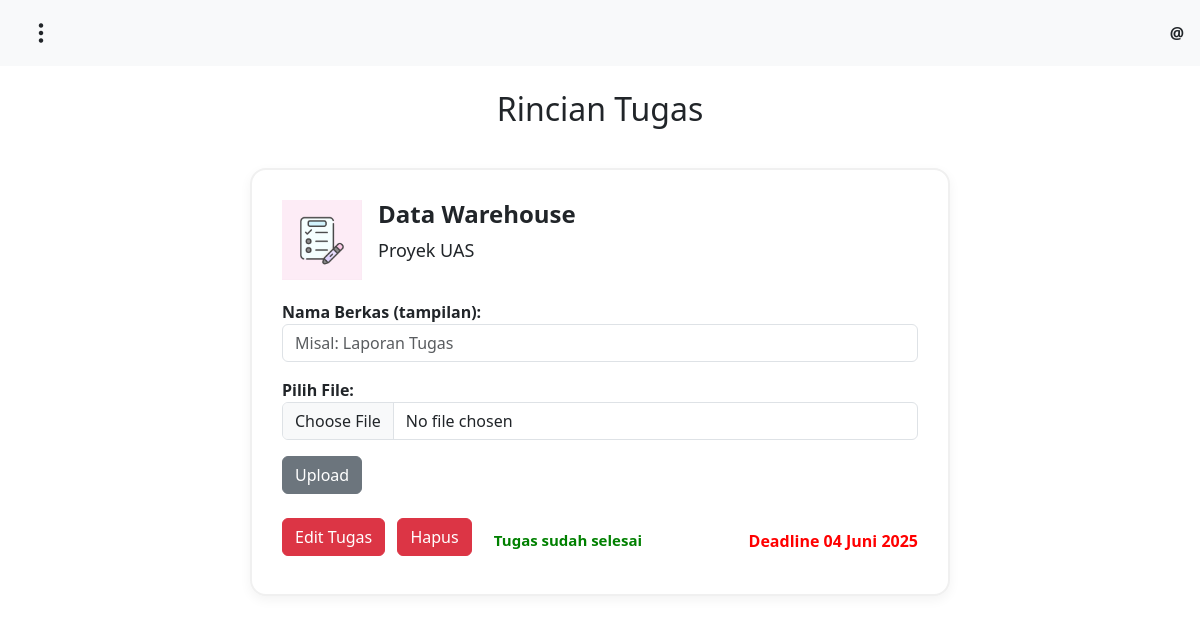
Page /rinciantugas.php?id=22 on the committed database.
### tables this page shows
CREATE TABLE `tugas` (
  `id_tugas` int(11) NOT NULL,
  `id_user` int(11) NOT NULL,
  `judul` varchar(100) NOT NULL,
  `deskripsi` text NOT NULL,
  `status` enum('Belum Selesai','Selesai') NOT NULL DEFAULT 'Belum Selesai',
  `tenggat_waktu` datetime NOT NULL,
  `dibuat_pada` datetime NOT NULL DEFAULT current_timestamp()
);

### functions.php (called while the page is built, shortened)
<?php
function formatTanggalIndo($tanggal) {
    $bulanIndo = [1 => 'Januari', 2 => 'Februari', 3 => 'Maret', 4 => 'April', 5 => 'Mei',
                  6 => 'Juni', 7 => 'Juli', 8 => 'Agustus', 9 => 'September',
                  10 => 'Oktober', 11 => 'November', 12 => 'Desember'];
    $tanggal = explode(' ', $tanggal)[0];
    $pecah = explode('-', $tanggal);
    $tahun = $pecah[0];
    $bulan = (int)$pecah[1];
    $hari = $pecah[2];
    return $hari . ' ' . $bulanIndo[$bulan] . ' ' . $tahun;
}
?>

### rinciantugas.php (the view, shortened to what this page needs)
<?php
include 'functions.php';
$id_tugas = $_GET['id'];
$query = mysqli_query($conn, "SELECT * FROM tugas WHERE id_tugas = $id_tugas");
$tugas = mysqli_fetch_assoc($query);
$daftar_berkas = [];
?>
<!DOCTYPE html>
<html lang="id">
<head>
  <link href="https://cdn.jsdelivr.net/npm/bootstrap@5.3.3/dist/css/bootstrap.min.css" rel="stylesheet"/>
  <link href="https://cdn.jsdelivr.net/npm/bootstrap-icons@1.10.5/font/bootstrap-icons.css" rel="stylesheet">
  <link rel="stylesheet" href="style.css">
</head>
<body>
  <nav class="navbar navbar-expand-lg bg-light px-3 justify-content-between">
    <button class="btn text-dark me-3" type="button" data-bs-toggle="offcanvas" data-bs-target="#sidebarMenu">
      <i class="bi bi-three-dots-vertical fs-4"></i>
    </button>
    <div class="d-flex align-items-center ms-3">
      <span class="ms-2"><b>@<?= $_SESSION['username'] ?></b></span>
    </div>
  </nav>
  <h2 class="text-center mt-4">Rincian Tugas</h2>
  <div class="task-details-box">
    <div class="d-flex align-items-center mb-3">
          <img src="Icon.jpeg" width="80" class="me-3" alt="Icon">
          <div>
              <h4><b><?= htmlspecialchars($tugas['judul']); ?></b></h4>
              <p style="font-size: 18px;"><?= htmlspecialchars($tugas['deskripsi']); ?></p>
          </div>
      </div>
    <?php if (empty($daftar_berkas)): ?>
      <form action="uploadberkas.php" method="POST" enctype="multipart/form-data" style="max-width: 700px; margin: 20px auto;">
        <div class="mb-3">
            <label for="nama_berkas" style="font-weight: 600">Nama Berkas (tampilan):</label>
            <input type="text" name="nama_berkas" id="nama_berkas" class="form-control" placeholder="Misal: Laporan Tugas" required>
        </div>
        <div class="mb-3">
            <label for="file_berkas" style="font-weight: 600">Pilih File:</label>
            <input type="file" name="file_berkas" id="file_berkas" class="form-control" required>
        </div>
        <button type="submit" class="btn btn-secondary">Upload</button>
      </form>
    <?php endif; ?>
    <div class="mt-4 d-flex justify-content-between align-items-center">
      <div>
        <a href="edittugas.php?id_tugas=<?= $id_tugas ?>" class="btn btn-danger me-2 mb-2">Edit Tugas</a>
        <a href="#" class="btn btn-danger me-2 mb-2" onclick="hapus(<?= $id_tugas?>); return false;">Hapus</a>
        <?php if ($tugas['status'] === 'Selesai'): ?>
          <span style="color: green; font-size: 15px; margin-left: 10px"><b>Tugas sudah selesai</b></span>
        <?php else: ?>
          <button onclick="selesai()" class="btn btn-dark mb-2"><b>Tandai Selesai</b></button>
        <?php endif; ?>
      </div>
      <span class="deadline">Deadline <?= formatTanggalIndo($tugas['tenggat_waktu']) ?></span>
    </div>
  </div>
</body>
</html>

### style.css (style rules this page uses)
.deadline { color: red; font-weight: 600; }
.task-details-box { background-color: #ffffff; border: 2px solid #f0f0f0; border-radius: 16px; padding: 30px; box-shadow: 0 4px 12px rgba(0, 0, 0, 0.05); margin: 40px auto; max-width: 700px; }

### rows in the picture
tugas: judul "Data Warehouse", deskripsi "Proyek UAS", tenggat_waktu "04 Juni 2025"
